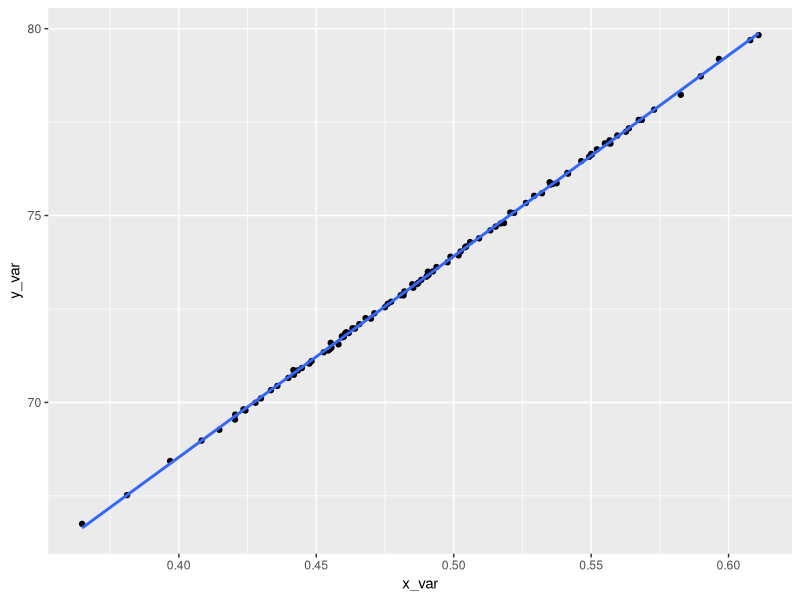
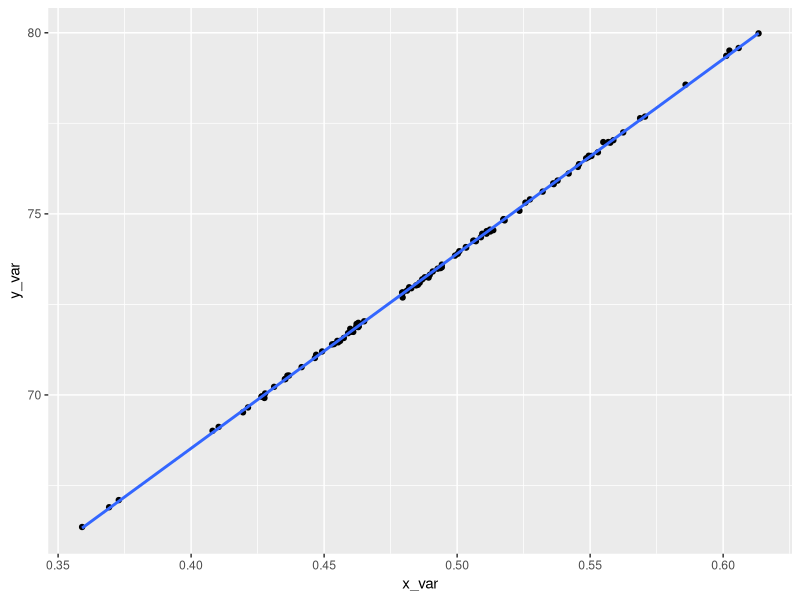

Reproduce these figures in R, in order.
## ---- chunk 1
# Description --------------------------------------
# Homework 9, reorganizing homework 8 data evaluation into the structured programming format
# 23 Mar 2022
# SKB

# Initialize ---------------------------------------
library(tidyverse)

# Load Functions -----------------------------------

# functions are included in this script

# Global Variables ---------------------------------

beta1 <- 53.74 # slope
beta0 <- 47.04 # intercept

# Program Body -------------------------------------

## ---- chunk 2
####################################################
# FUNCTION: p_capacity
# purpose: create the simulated data
# input: n, mean, and sd
# output: data frame of x and y values
# ----------------------------------
p_capacity <- function(size=100,avg=0.5,stdev=0.050) {
  noise <- rnorm(n=size, mean=0, sd=0.05) # adds variation to the data set
  x_var <- rnorm(n=size,
             mean=avg,
             sd=stdev)
  y_var <- beta0 + beta1*x_var + noise
  df <- data.frame(x_var, y_var)
  return(df)
}

####################################################
# FUNCTION: linear_reg
# purpose: to determine the similarity of the simulated data to known modeled equation and plot linear regression
# input: x and y from d_frame
# output: regression plot
# ----------------------------------
linear_reg <- function(df=df1) {
  reg_model <- lm(y_var~x_var, data=df)

  slope <- summary(reg_model)$coefficients[1,1]
  intercept <- summary(reg_model)$coefficients[1,2]
  message("The slope for the sim data is the same as model equation ")
  if(slope == beta0) {
  message("The intercept for the sim data is the same as model equation ")
    }
  if(intercept == beta1) {
  message("The intercept for the sim data is the same as model equation ")
    }

  reg_plot <- ggplot(data=df,aes(x=x_var, y=y_var)) +
                    geom_point() +
                    stat_smooth(method=lm,se=0.95)
  return(reg_plot)
}
## ---- chunk 3
p_capacity()
df1 <- p_capacity()
linear_reg()
## ---- chunk 4
####################################################
# FUNCTION: gen_mean
# purpose: generate a random mean value for phosphorus capacity
# input: NULL
# output: mean
# ----------------------------------
gen_mean <- function() {
  
  avg <- runif(1)
  if(avg < 0.5000) {message("mean is below half phosphorus capacity")}
    else {message("mean is above half phosphorus capacity")}
  return(avg)
}

####################################################
# FUNCTION: gen_sd
# purpose: generate a random standard deviation value
# input: "high" or "low"
# output: sd
# ----------------------------------
gen_sd <- function(variation=NULL) {
  if(variation == "high") {
  stdev <- runif(1, min=0.0501, max=0.200)
  }
  if(variation == "low") {
    stdev <- runif(1, min=0.005, max=0.050)
    }
  return(stdev)
}

## ---- chunk 5
gen_mean()
gen_sd(variation="low")
p_capacity()
df1 <- p_capacity()
linear_reg()
